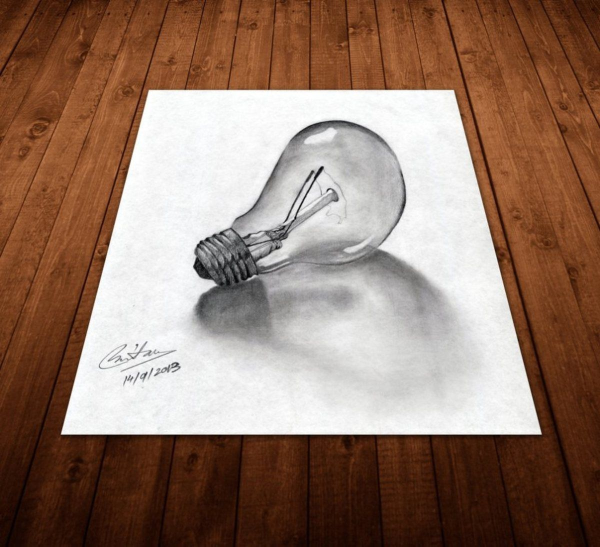
#> input picture imgs/bulb_3d.jpeg, 1200 x 1093 px (shown at 1/2 size)
$ jupyter execute 16_perspective_transformation.ipynb   (shell and % lines are left out)
#> lines starting #> are read from the running program, lines starting #| are printed output that depends on the picture; after the words box and inside, x2 and y2 are one past the last pixel; in counts of white or black regions, pixels touching at a corner belong together
### funcs.py
import cv2 as cv
import numpy as np
from matplotlib import pyplot as plt

# ------------------------------------------------------------
### matplotlib_imshow
# ------------------------------------------------------------


# converting color mode to RGB and displaying the image as matplotlib figure
def matplotlib_imshow(
    img_title="", img=None, fig_h=5, cv_colorspace_conversion_flag=cv.COLOR_BGR2RGB
):
    """
    title: plot title (to be shown)
    img: image to plot
    fig_h = 7: figure height is set to 7
    cv_colorspace_conversion_flag = cv.COLOR_BGR2RGB: colorspace conversion
    """

    # tinkering with size
    try:
        img_height, img_width = img.shape[0], img.shape[1]
        aspect_ratio = img_width / img_height
        plt.figure(figsize=(fig_h, fig_h * aspect_ratio))
    except AttributeError:
        print(
            "None Type image. Correct_syntax is, matplotlib_imshow(img_title, img, fig_h, cv_colorspace_conversion_flag)."
        )

    # actual code for displaying the image
    plt.imshow(cv.cvtColor(img, cv_colorspace_conversion_flag))
    plt.title(img_title)
    plt.show()


# ------------------------------------------------------------
### Get grayscale canvas (2D)
# ------------------------------------------------------------


def get_canvas(shape, color_code=(80)):
    return np.full(shape, fill_value=color_code, dtype=np.uint8)


# ------------------------------------------------------------
### Auto Canny Edge detector
# ------------------------------------------------------------


# [86 lines left out: functions auto_canny, find_contours, draw_all_contours_one_by_one, not called in this run]

### 16_perspective_transformation.ipynb
### Import Statements

[cell 1]
import matplotlib.pyplot as plt
import numpy as np
import cv2 as cv
import sys
import copy

[cell 2]
from funcs import matplotlib_imshow
from funcs import get_canvas

## **Perspective Transformation of an Image ([Docs](https://docs.opencv.org/3.4/da/d6e/tutorial_py_geometric_transformations.html))**

A 3x3 transformation matrix is required. Straight lines will remain straight even after the transformation. To find this transformation matrix, you need 4 points on the input image and their corresponding points on the output image. Among these 4 points, 3 of them should not be collinear. Then the transformation matrix can be found by the function `cv.getPerspectiveTransform()`. Then apply `cv.warpPerspective()` with this 3x3 transformation matrix.

> **The `cv.getPerspectiveTransform(points_on_input_img, points_on_output_img)` function**

<u>Function Parameters</u>
- points_on_input_img: 4 points on the input image (out of which 3 should not be colinear) to base the perspective shift on.
- points_on_output_img: 4 points on the output image corresponding to the points of the input image.

**Note:** The points arrays should be of `dtype=np.float32`

> **The `cv.warpPerspective(src, T, dsize)` function**

<u>Function Parameters</u>
- src: input imgae
- T: 3x3 transformation matrix
- dsize: output image size in the form of (width, height)

[cell 3]
# example of perspective transformation
bulb_img = cv.imread("./imgs/bulb_3d.jpeg")
#> bulb_img is the input picture: shape (1093, 1200, 3); mean B, G, R 104.6, 120.2, 148.1
matplotlib_imshow("Image to apply Perspective Transformation to", bulb_img, 5)

[cell 4]
bulb_img.shape
#> Out = (1093, 1200, 3)

[cell 5]
# eyeballing the corner points
points_on_the_source_img = np.float32([[300, 190], [910, 190], [130, 850], [1070, 850]])
to_be_points_on_the_transformed_img = np.float32(
    [[0, 0], [700, 0], [0, 800], [700, 800]]
)

[cell 6]
perspective_transformation_matrix = cv.getPerspectiveTransform(
    points_on_the_source_img, to_be_points_on_the_transformed_img
)
perspective_transformed_img = cv.warpPerspective(
    bulb_img, perspective_transformation_matrix, (700, 800)
)
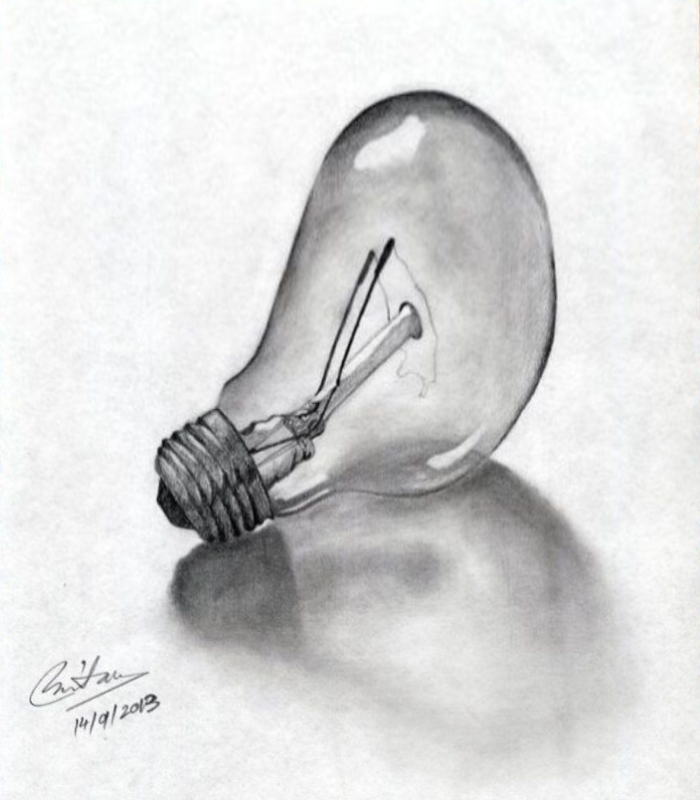
#> perspective_transformed_img: shape (800, 700, 3); mean B, G, R 218, 218.2, 217.9
matplotlib_imshow(
    "Perspective transformation of the 3D Bulb Image", perspective_transformed_img, 4
)

Yeah. Well, it works! But, not the best result we would hope for (or, we can achieve as a matter of fact).

### *Now, we will do this by utilizing the concepts learned in the Contour section.*

**Our goal** is to obtain a perspective transform of the "bulb_img" where we will determine the corner points of the drawing sheet using some of the concepts learned in the Contour section (such as, finding contours, contour approximation etc.) instead of just eyeballing the corner points. Also, we would like to keep the aspect ratio of the drawing when we show the transformed output.

[cell 7]
# first we convert the original image to grayscale
bulb_img_gray = cv.cvtColor(bulb_img, cv.COLOR_BGR2GRAY)
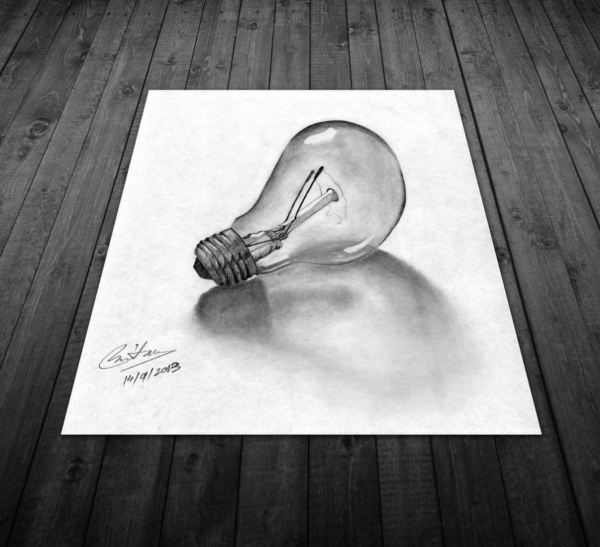
#> bulb_img_gray: shape (1093, 1200) (shown at 1/2 size); min 0, max 255, mean 126.8
# threshold the grayscale image (we take lower threshold value a bit higher so that only the page is mostly highlighted)
_, bulb_img_gray_thresholded = cv.threshold(bulb_img_gray, 150, 255, cv.THRESH_BINARY)
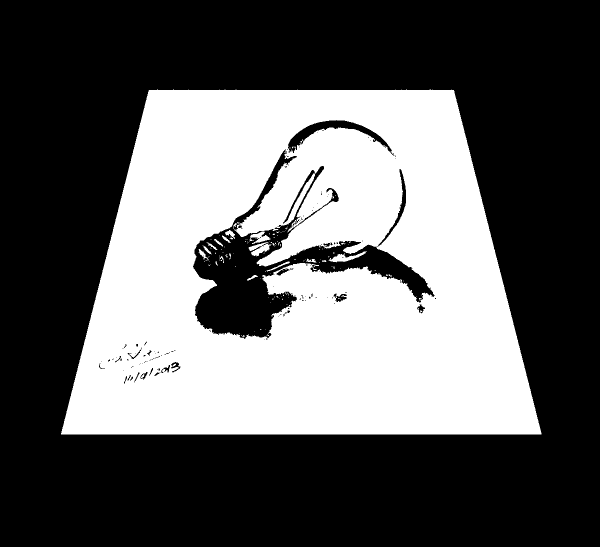
#> bulb_img_gray_thresholded: shape (1093, 1200) (shown at 1/2 size); 37.5% white; 124 white regions (104 under 20 px), largest, box (x1, y1, x2, y2) and area: (122, 179, 1083, 869) 488067, (497, 484, 543, 513) 638, (657, 503, 734, 525) 609

[cell 8]
# the thresholded Image
matplotlib_imshow("", bulb_img_gray_thresholded, 5)

[cell 9]
# finding the contours
cnt, hier = cv.findContours(
    bulb_img_gray_thresholded, cv.RETR_EXTERNAL, cv.CHAIN_APPROX_NONE
)
#> cnt = 1 contour; box (x1, y1, x2, y2) and area: (122, 179, 1083, 869) 540132

[cell 10]
# len(cnt) = 1 i.e, only 1 contour was found (as expected)

[cell 11]
cnt = cnt[0]
#> cnt = contour of 2945 points, box (x1, y1, x2, y2) (122, 179, 1083, 869), area 540132
# len(cnt) == 2945 i.e, 2945 points are stored for identifying the detected contour

[cell 12]
# drawing the found contour
canvas = get_canvas(bulb_img.shape, 80)
matplotlib_imshow(
    "Bulb Img Contours", cv.drawContours(canvas, cnt, -1, (180, 150), 3), 5
)
#> call 4 of matplotlib_imshow, with img_title = 'Bulb Img Contours', fig_h = 5, cv_colorspace_conversion_flag = 4
#> in matplotlib_imshow (call 4), `plt.imshow(cv.cvtColor(img, cv_colorspace_conversion_flag))`:
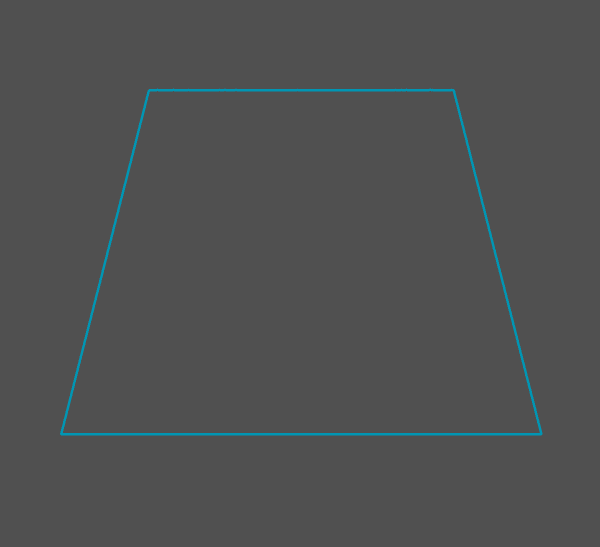
#> img: shape (1093, 1200, 3) (shown at 1/2 size); mean of channels 0, 1, 2 81.1, 80.8, 79.1; drawn as B, G, R

[cell 13]
# we approximate the found contour to just 4 points, from the 2945 contour points, with approxPolyDP() function
perimeter = cv.arcLength(cnt, True)
#> perimeter = 3101.2
approx = cv.approxPolyDP(cnt, 0.05 * perimeter, True)
#> approx = [[297, 181], [122, 868], [1082, 868], [907, 180]]

[cell 14]
# the approx array is of shape (4, 1, 2). So, we need the squeeze the array to turn it into a 4x2 array
approx.shape
#> Out = (4, 1, 2)

[cell 15]
# the points are in counter clockwise order i.e, top left, bottom left, bottom right, top right
corners = np.squeeze(approx, axis=1).astype(np.float32)
#> corners = [[297, 181], [122, 868], [1082, 868], [907, 180]]
print(corners)
#| [[ 297.  181.]
#|  [ 122.  868.]
#|  [1082.  868.]
#|  [ 907.  180.]]

[cell 16]
# to have the points in clockwise order i.e, top right, bottom right, bottom left, top left
# cv.convexHull(approx)

[cell 17]
# aspect ratio of the contour is given by, aspect ratio = w / h (of the bounding rectangle)
x, y, w, h = cv.boundingRect(corners)
#> x = 122; y = 180; w = 961; h = 689

[cell 18]
# to be points on the transformed image
to_be_points = np.array([[0, 0], [0, h], [w, h], [w, 0]], dtype=np.float32)
#> to_be_points = [[0, 0], [0, 689], [961, 689], [961, 0]]
print(to_be_points)
#| [[  0.   0.]
#|  [  0. 689.]
#|  [961. 689.]
#|  [961.   0.]]

[cell 19]
# the perspective transformation matrix
pers_transform_mat = cv.getPerspectiveTransform(corners, to_be_points)
#> pers_transform_mat = [[1.86, 0.474, -638.8], [0.00305, 1.86, -337.9], [4.43e-06, 0.000985, 1]]

[cell 20]
# the perspective transformed image
pers_transform_bulb_img = cv.warpPerspective(bulb_img, pers_transform_mat, (w, h))
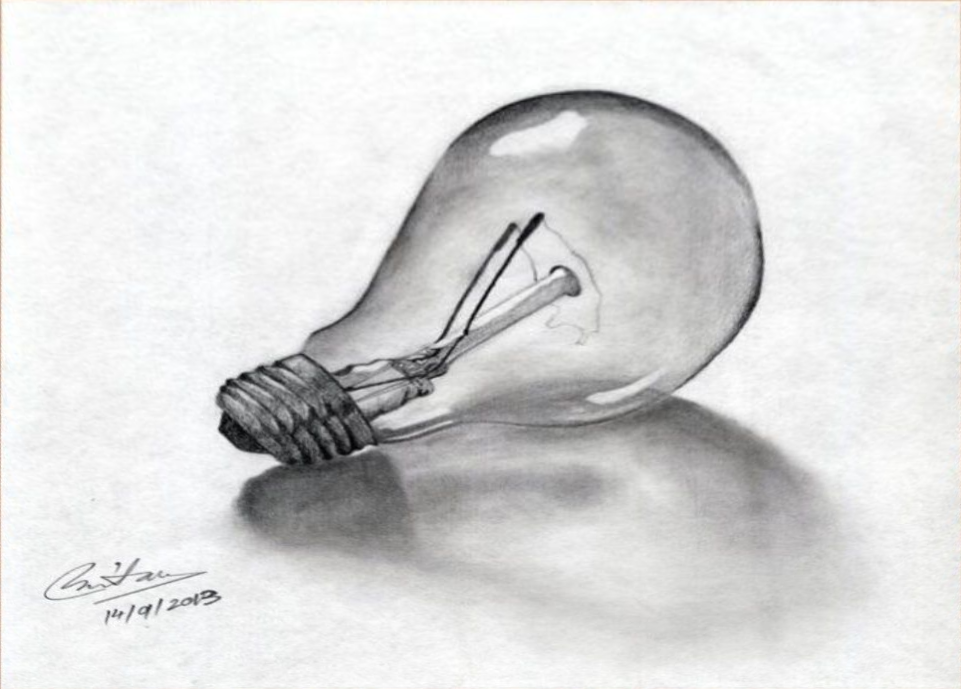
#> pers_transform_bulb_img: shape (689, 961, 3); mean B, G, R 219.1, 219.4, 219.2

matplotlib_imshow("Perspective Transformed Bulb Img", pers_transform_bulb_img, 5)

$ run again, with imgs/cat.jpeg copied over imgs/bulb_3d.jpeg
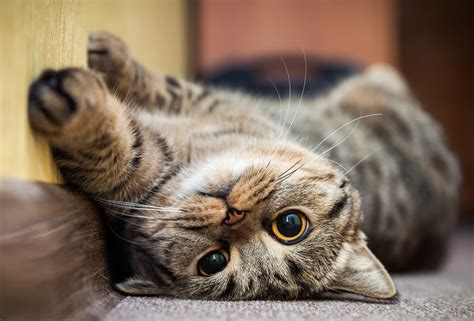
#> input picture imgs/cat.jpeg, 474 x 321 px
#> bulb_img is the input picture: shape (321, 474, 3); mean B, G, R 94.2, 110.9, 129.5
#> `perspective_transformed_img = cv.warpPerspective( bulb_img, perspectiv..`:
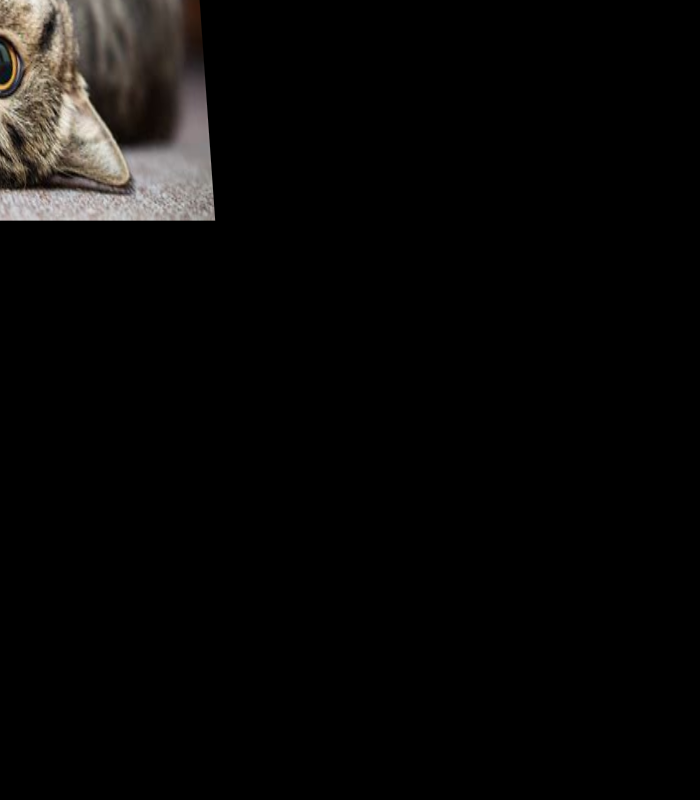
#> perspective_transformed_img: shape (800, 700, 3); mean B, G, R 7.9, 8.6, 9.4
#> `_, bulb_img_gray_thresholded = cv.threshold(bulb_img_gray, 150, 255, c..`:
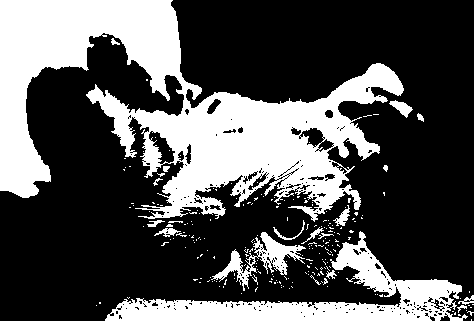
#> bulb_img_gray_thresholded: shape (321, 474); 32.2% white; 224 white regions (205 under 20 px), largest, box (x1, y1, x2, y2) and area: (0, 0, 404, 222) 36939, (105, 231, 468, 321) 8954, (211, 232, 306, 291) 1471
#> `cnt, hier = cv.findContours( bulb_img_gray_thresholded, cv.RETR_EXTERN..`: cnt = 218 contours, 204 with area under 20; largest, box (x1, y1, x2, y2) and area: (0, 0, 404, 222) 37180, (105, 231, 468, 321) 8878, (211, 232, 306, 291) 1316, (389, 100, 413, 118) 168, (333, 205, 350, 226) 110
#> `cnt = cnt[0]`: cnt = [[471, 319], [471, 320]]
#> perimeter = 2
#> approx = [[471, 319], [471, 320]]
#| [[471. 319.]
#|  [471. 320.]]
#> x = 471; y = 319; w = 1; h = 2
#> to_be_points = [[0, 0], [0, 2], [1, 2], [1, 0]]
#| [[0. 0.]
#|  [0. 2.]
#|  [1. 2.]
#|  [1. 0.]]
